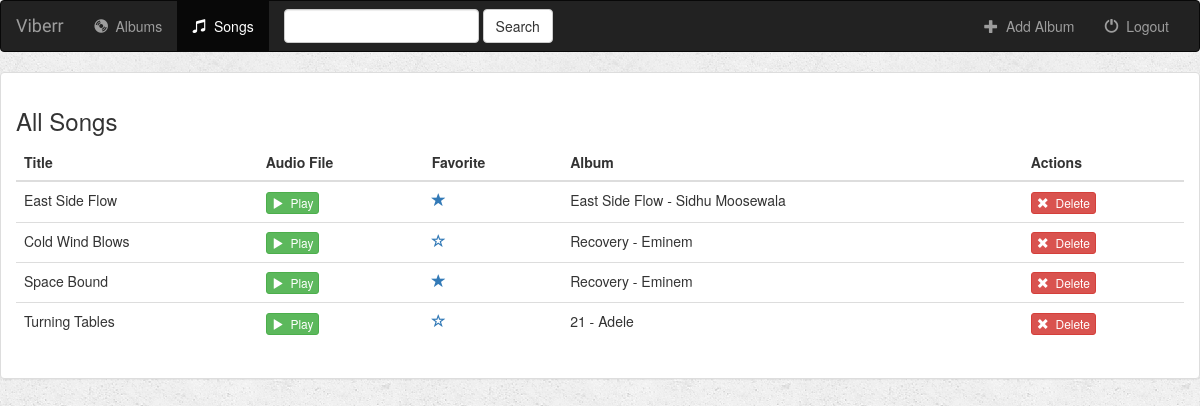
The app's page /songs (signed in) with its own data.
### music/models.py (models this page shows, shortened)
class Song(models.Model):
    album = models.ForeignKey(Album, on_delete=models.CASCADE)
    song_title = models.CharField(max_length=250)
    music = models.FileField()
    is_favourite = models.BooleanField(default=False)

class Album(models.Model):
    user = models.ForeignKey(User, default=1, on_delete=models.CASCADE)
    artist = models.CharField(max_length=250)
    album_title = models.CharField(max_length=500)
    genre = models.CharField(max_length=100)
    album_logo = models.ImageField(upload_to='images/')
    is_favorite = models.BooleanField(default=False)
    def __str__(self):
        return self.album_title + ' - ' + self.artist

### music/views.py (the view)
# urls.py: path('songs', views.all_songs, name="all_songs"),
def all_songs(request):
    if not request.user.is_authenticated:
        return render(request, 'music/login.html')
    else:
        all_albums = Album.objects.filter(user=request.user)
        return render(request, 'music/songs.html', {'all_albums': all_albums})

### music/templates/music/songs.html (shortened to what this page needs)
{% extends 'music/base.html' %}
{% block songs_active %}active{% endblock %}
{% block body %}
    <div class="panel panel-default">
        <div class="panel-body">
            <h3>All Songs</h3>
            <table class="table">
                <thead>
                <tr>
                    <th>Title</th>
                    <th>Audio File</th>
                    <th>Favorite</th>
                    <th>Album</th>
                    <th>Actions</th>
                </tr>
                </thead>
                <tbody>
                {% for album in all_albums %}
                    {% for song in album.song_set.all %}
                        <tr>
                            <td>{{ song.song_title }}</td>
                            <td>
                                <a target="_blank" href="{{ song.music.url }}">
                                    <button type="button" class="btn btn-success btn-xs">
                                        <span class="glyphicon glyphicon-play"></span>&nbsp; Play
                                    </button>
                                </a>
                            </td>
                            <td>
                                <a href="{% url 'favorite' song.id %}" class="btn-favorite"><span
                                        class="glyphicon glyphicon-star {% if not song.is_favourite %}glyphicon glyphicon-star-empty{% endif %}"></span></a>
                            </td>
                            <td>{{ song.album }}</td>
                            <td>
                                <form action="{% url 'song-delete' song.id %}" method="post" style="display: inline;">
                                    <button type="submit" class="btn btn-danger btn-xs">
                                        <span class="glyphicon glyphicon-remove"></span>&nbsp; Delete
                                    </button>
                                </form>
                            </td>
                        </tr>
                    {% endfor %}
                {% endfor %}
                </tbody>
            </table>
        </div>
    </div>
{% endblock %}

### music/static/music/style.css (style rules this page uses)
body { background: white url('images/background.png'); }

### records on screen
Song: song_title "East Side Flow", is_favourite True (drawn), album "East Side Flow - Sidhu Moosewala"
Song: song_title "Cold Wind Blows", is_favourite False (drawn), album "Recovery - Eminem"
Song: song_title "Space Bound", is_favourite True (drawn), album "Recovery - Eminem"
Song: song_title "Turning Tables", is_favourite False (drawn), album "21 - Adele"
